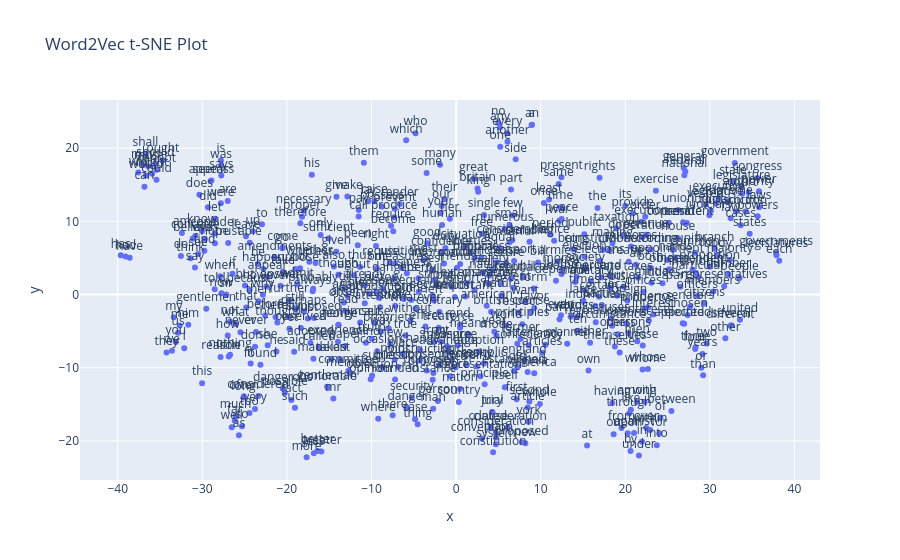

The cell this chart's notebook holds for it:
### Markdown cell above
## Word2vec tSNE Plot

### Code cell
## ---- Word2Vec t-SNE Plot ---- ##

from sklearn.manifold import TSNE


# ----------------------------
# 1. Select embedding columns
# ----------------------------

embedding_cols = [col for col in VOCAB_W2V.columns if isinstance(col, int)]

X = VOCAB_W2V[embedding_cols]

# optional: reduce to top frequent words for clarity
top_words = VOCAB_W2V.sort_values('n', ascending=False).head(500).index
X = X.loc[top_words]

# ----------------------------
# 2. Run t-SNE
# ----------------------------

tsne = TSNE(
    n_components=2,
    perplexity=20,
    random_state=42,
    init='pca'
)

X_tsne = tsne.fit_transform(X)

# ----------------------------
# 3. Build dataframe
# ----------------------------

TSNE_DF = pd.DataFrame(X_tsne, columns=['x', 'y'], index=X.index)

# ----------------------------
# 4. Plot
# ----------------------------

fig = px.scatter(
    TSNE_DF,
    x='x',
    y='y',
    text=TSNE_DF.index,
    title='Word2Vec t-SNE Plot'
)

fig.update_traces(textposition='top center')

fig.show()

### Figure 1 — Plotly figure (JSON) as saved in the notebook; plotly's stock layout.template omitted (floating-point values rounded to 4 significant figures; data arrays with more than 128 entries replaced by an {"elided": "..."} marker saying what was removed)
{"data": [{"hovertemplate": "x=%{x}<br>y=%{y}<br>term_str=%{text}<extra></extra>", "legendgroup": "", "marker": {"color": "#636efa", "symbol": "circle"}, "mode": "markers+text", "name": "", "orientation": "v", "showlegend": false, "text": {"elided": "500 str values"}, "textposition": "top center", "type": "scatter", "x": {"elided": "500 float values"}, "xaxis": "x", "y": {"elided": "500 float values"}, "yaxis": "y"}], "layout": {"legend": {"tracegroupgap": 0}, "title": {"text": "Word2Vec t-SNE Plot"}, "xaxis": {"anchor": "y", "domain": [0, 1], "title": {"text": "x"}}, "yaxis": {"anchor": "x", "domain": [0, 1], "title": {"text": "y"}}}}
